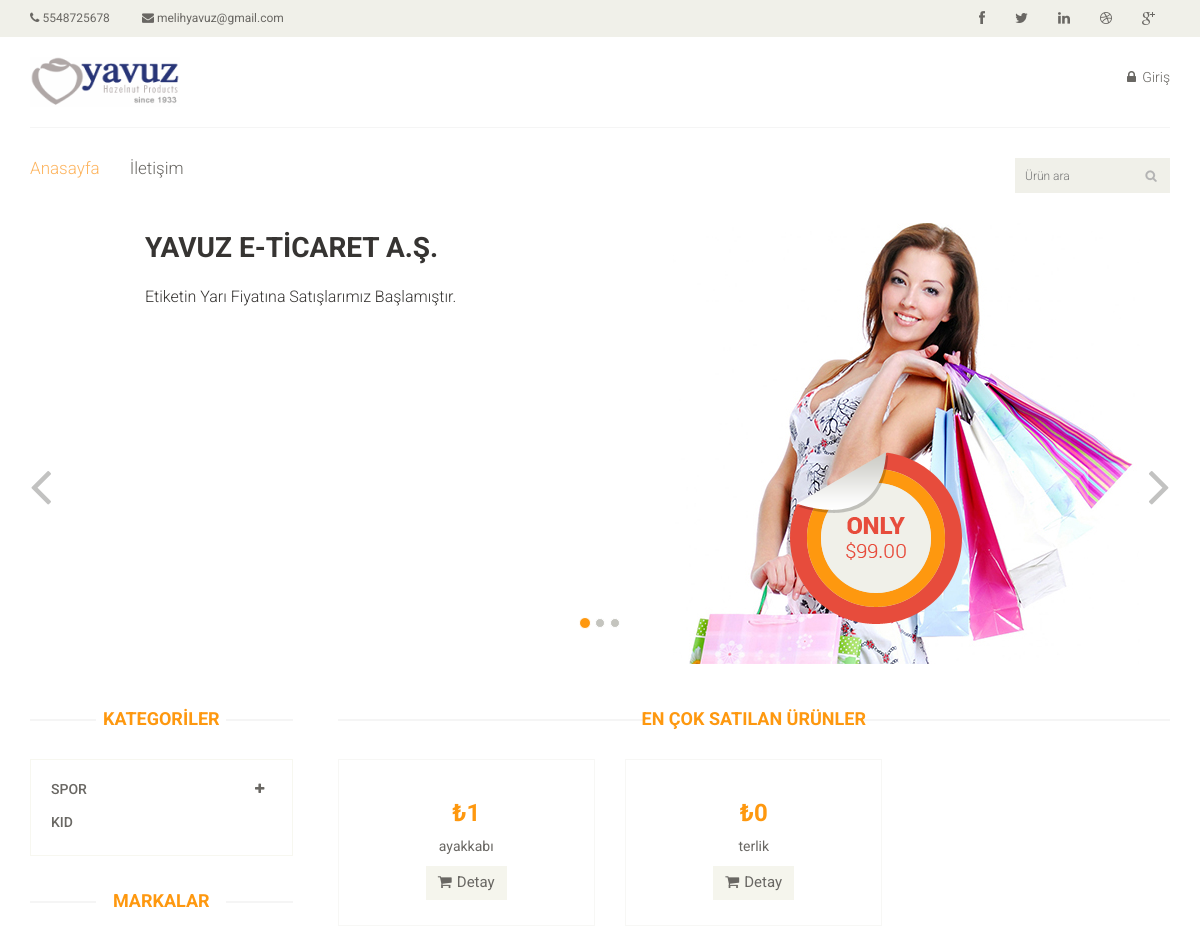
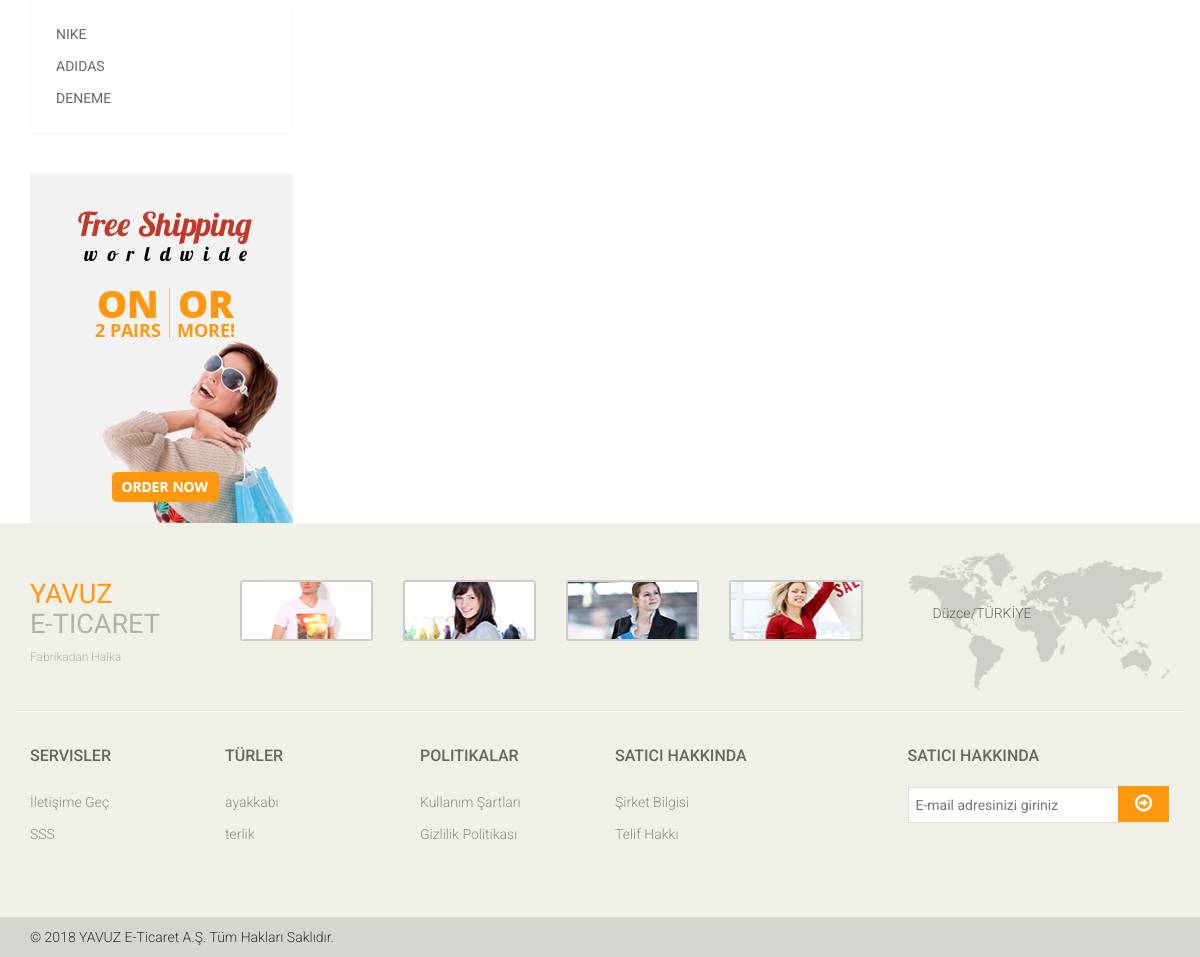
Before: / with the older database file (2 pictures, top to bottom).
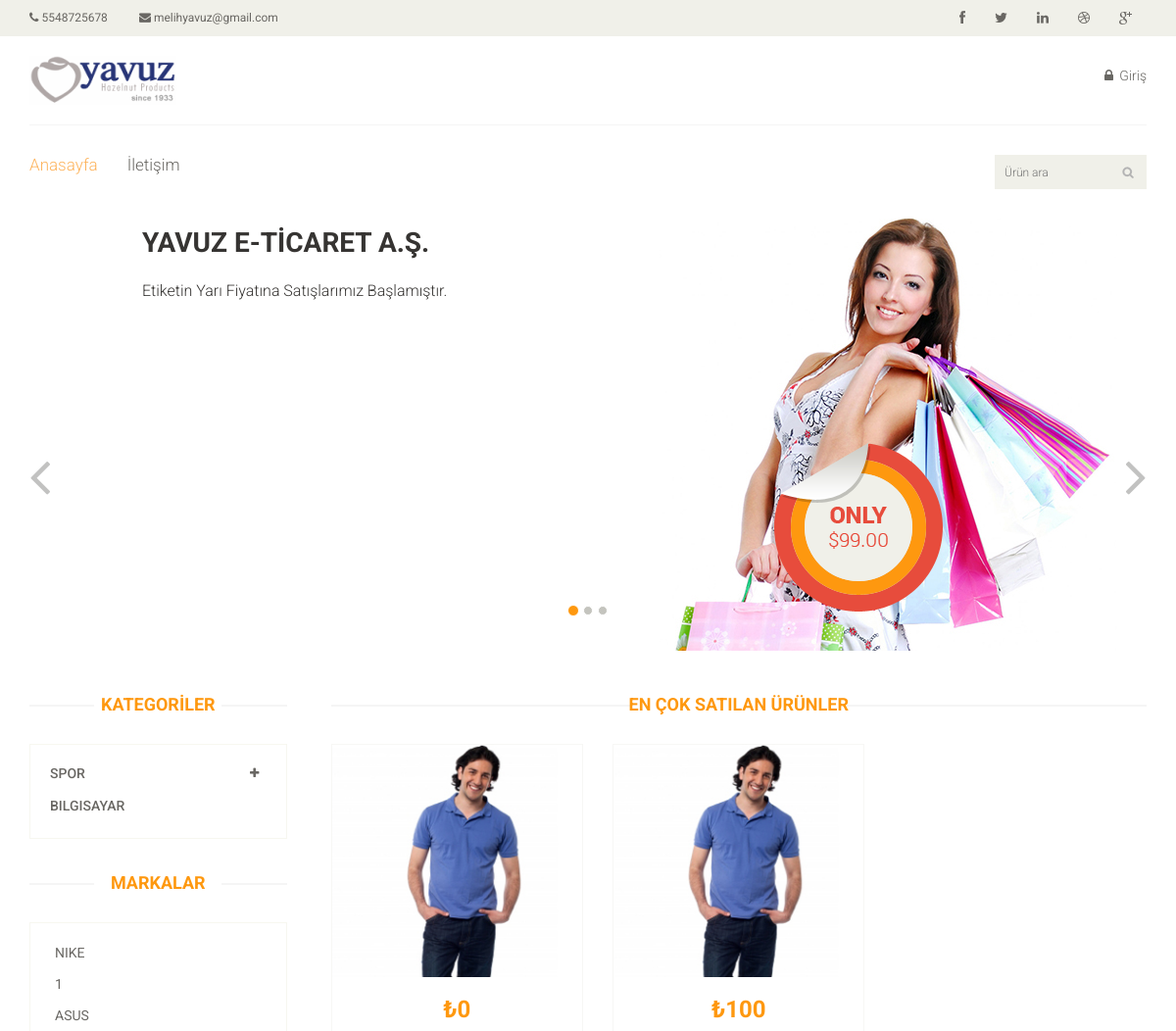
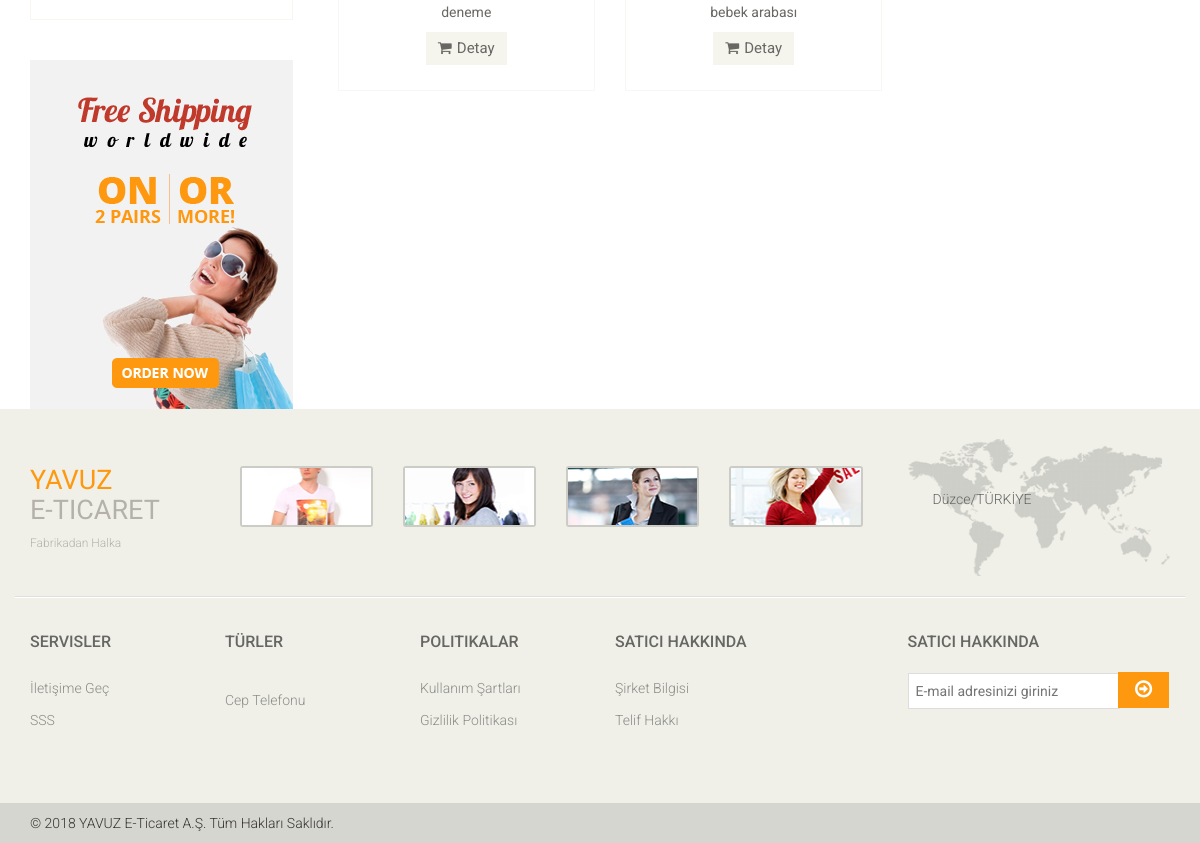
After: the same page with the newer database file (2 pictures, top to bottom).
### tables this page shows
CREATE TABLE `brands` (
  `id` int(11) NOT NULL,
  `name` varchar(10) DEFAULT NULL,
  `category_id` int(11) DEFAULT NULL
);

CREATE TABLE `product` (
  `id` int(11) NOT NULL,
  `name` varchar(20) DEFAULT NULL,
  `price` int(11) DEFAULT NULL,
  `category_id` int(11) DEFAULT NULL,
  `brand_id` int(11) DEFAULT NULL,
  `sold` int(11) DEFAULT '0',
  `type` varchar(20) DEFAULT NULL,
  `image` text,
  `detail` varchar(101) DEFAULT NULL
);

### application/controllers/Site.php (called while the page is built, shortened)
<?php
class Site extends CI_Controller {
	function __construct(){
		$this->load->model('site_model');
	}
	public function index()
	{
		$data['categories'] = $this->site_model->categories();
		$data['brand_items'] = $this->site_model->brand_items();
		$data['category_brands'] = $this->site_model->category_brands();
		$data['types'] = $this->site_model->types();
		$data['products'] = $this->site_model->select_table('product');
		$data['brands'] = $this->site_model->select_table('brands');
		$data['content'] = "En çok Satılan Ürünler";
		$this->load->view('site', $data);
	}
}

### index.php (called while the page is built, shortened)
<?php
require_once BASEPATH.'core/CodeIgniter.php';

### application/models/Site_model.php (called while the page is built, shortened)
<?php
class Site_model extends ci_model
{
	function categories(){
		return $this->db->query("select count(category_id) as total_brand, categories.name as category_name from brands inner join categories on categories.id = brands.category_id group by brands.category_id")->result();
	}
	function types(){
		return $this->db->query("select * from product group by type limit 10")->result();
	}
	function select_table($table){
		return $this->db->query("select * from $table")->result();
	}
}

### application/views/category.php (the view, shortened to what this page needs)
<div class="col-sm-3">
					<div class="left-sidebar">
						<h2>KATEGORİLER</h2>
						<div class="panel-group category-products" id="accordian">
							<?php foreach ($categories as $category) :?>
								<?php if($category->total_brand > 1) :?>
							<div class="panel panel-default">
								<div class="panel-heading">
									<h4 class="panel-title">
										<a data-toggle="collapse" data-parent="#accordian" href="#sportswear">
											<span class="badge pull-right"><i class="fa fa-plus"></i></span>
											<?=$category->category_name?>
										</a>
									</h4>
								</div>
							</div>
						<?php else : ?>
							<div class="panel panel-default">
								<div class="panel-heading">
									<h4 class="panel-title"><a href="<?=site_url('site/filter/categories/'.$category->category_name)?>"><?=$category->category_name?></a></h4>
								</div>
							</div>
						<?php endif;?>
							<?php endforeach;?>
						</div>
						<div class="brands_products">
							<h2>Markalar</h2>
							<div class="brands-name">
								<ul class="nav nav-pills nav-stacked">
									<?php foreach ($brands as $brand) :?>
									<li><a href="<?=site_url('site/filter/brands/'.$brand->name)?>"> <?=$brand->name?></a></li>
								<?php endforeach;?>
								</ul>
							</div>
						</div>
						<div class="shipping text-center">
							<img src="<?=site_url('images/home/shipping.jpg')?>" alt="" />
						</div>
					</div>
				</div>

### application/views/site.php (shortened to what this page needs)
<!DOCTYPE html>
<html lang="en">
<head>
    <link href="<?=site_url('css/bootstrap.min.css')?>" rel="stylesheet">
    <link href="<?=site_url('css/font-awesome.min.css')?>" rel="stylesheet">
    <link href="<?=site_url('css/prettyPhoto.css')?>" rel="stylesheet">
    <link href="<?=site_url('css/price-range.css')?>" rel="stylesheet">
    <link href="<?=site_url('css/animate.css')?>" rel="stylesheet">
	<link href="<?=site_url('css/main.css')?>" rel="stylesheet">
	<link href="<?=site_url('css/responsive.css')?>" rel="stylesheet">
</head>
<body>
	<?php $this->load->view('header')?>
	<?php $this->load->view('slider')?>
	<section>
		<div class="container">
			<div class="row">
				<?php $this->load->view('category')?>
				<?php $this->load->view('features')?>
			</div>
		</div>
	</section>
	<?php $this->load->view('footer')?>
</body>
</html>

### application/views/header.php (shortened to what this page needs)
<header id="header">
		<div class="header_top">
			<div class="container">
				<div class="row">
					<div class="col-sm-6">
						<div class="contactinfo">
							<ul class="nav nav-pills">
								<li><a href="#"><i class="fa fa-phone"></i>  <?=TELNO?></a></li>
								<li><a href="#"><i class="fa fa-envelope"></i>  <?=EMAIL?></a></li>
							</ul>
						</div>
					</div>
					<div class="col-sm-6">
						<div class="social-icons pull-right">
							<ul class="nav navbar-nav">
								<li><a href="#"><i class="fa fa-facebook"></i></a></li>
								<li><a href="#"><i class="fa fa-twitter"></i></a></li>
								<li><a href="#"><i class="fa fa-linkedin"></i></a></li>
								<li><a href="#"><i class="fa fa-dribbble"></i></a></li>
								<li><a href="#"><i class="fa fa-google-plus"></i></a></li>
							</ul>
						</div>
					</div>
				</div>
			</div>
		</div>
		<div class="header-middle">
			<div class="container">
				<div class="row">
					<div class="col-sm-4">
						<div class="logo pull-left">
							<a href="<?=site_url()?>"><img src="<?=site_url('images/home/logo.gif')?>" alt="" /></a>
						</div>
					</div>
					<div class="col-sm-8">
						<div class="shop-menu pull-right">
							<ul class="nav navbar-nav">
								<?php if($_SESSION['user'] == null) : ?>
								<li><a href="<?=site_url('site/page/login')?>"><i class="fa fa-lock"></i> Giriş</a></li>
								<?php endif; ?>
							</ul>
						</div>
					</div>
				</div>
			</div>
		</div>
		<div class="header-bottom">
			<div class="container">
				<div class="row">
					<div class="col-sm-9">
						<div class="mainmenu pull-left">
							<ul class="nav navbar-nav collapse navbar-collapse">
								<li><a href="<?=site_url()?>" class="active">Anasayfa</a></li>
								<li><a href="<?=site_url('site/page/contact')?>">İletişim</a></li>
							</ul>
						</div>
					</div>
					<div class="col-sm-3">
						<form action="<?=site_url('site/search')?>" method="post">
						<div class="search_box pull-right">
							<input type="text" name="searchkey" placeholder="Ürün ara"/>
						</div>
					</form>
					</div>
				</div>
			</div>
		</div>
	</header>

### application/views/slider.php (shortened to what this page needs)
<section id="slider">
		<div class="container">
			<div class="row">
				<div class="col-sm-12">
					<div id="slider-carousel" class="carousel slide" data-ride="carousel">
						<ol class="carousel-indicators">
							<li data-target="#slider-carousel" data-slide-to="0" class="active"></li>
							<li data-target="#slider-carousel" data-slide-to="1"></li>
							<li data-target="#slider-carousel" data-slide-to="2"></li>
						</ol>
						<div class="carousel-inner">
							<div class="item active">
								<div class="col-sm-6">
									<h2>YAVUZ E-TİCARET A.Ş.</h2>
									<p>Etiketin Yarı Fiyatına Satışlarımız Başlamıştır. </p>
								</div>
								<div class="col-sm-6">
									<img src="images/home/girl1.jpg" class="girl img-responsive" alt="" />
									<img src="images/home/pricing.png"  class="pricing" alt="" />
								</div>
							</div>
						</div>
						<a href="#slider-carousel" class="left control-carousel hidden-xs" data-slide="prev">
							<i class="fa fa-angle-left"></i>
						</a>
						<a href="#slider-carousel" class="right control-carousel hidden-xs" data-slide="next">
							<i class="fa fa-angle-right"></i>
						</a>
					</div>
				</div>
			</div>
		</div>
	</section>

### application/views/features.php (shortened to what this page needs)
<div class="col-sm-9 padding-right">
					<div class="features_items">
						<h2 class="title text-center"><?=$content?></h2>
						<?php if($products):?>
							<?php foreach ($products as $product) :?>
						<div class="col-sm-4">
							<div class="product-image-wrapper">
								<div class="single-products1">
										<div class="productinfo text-center">
											<img src="<?=site_url('images/'.$product->image)?>" alt="" />
											<h2>₺<?=$product->price?></h2>
											<p><?=$product->name?></p>
											<a href="<?=site_url('site/product_detail/'.$product->id)?>" class="btn btn-default add-to-cart"><i class="fa fa-shopping-cart"></i>Detay</a>
										</div>
								</div>
							</div>
						</div>
						<?php endforeach;?>
								<?php endif;?>
					</div>
				</div>

### application/views/footer.php (shortened to what this page needs)
<footer id="footer">
		<div class="footer-top">
			<div class="container">
				<div class="row">
					<div class="col-sm-2">
						<div class="companyinfo">
							<h2><span>YAVUZ</span><br>E-ticaret</h2>
							<p>Fabrikadan Halka</p>
						</div>
					</div>
					<div class="col-sm-7">
						<div class="col-sm-3">
							<div class="video-gallery text-center">
								<a href="#">
									<div class="iframe-img">
										<img src="<?=site_url('images/home/iframe1.png')?>" alt="" />
									</div>
								</a>
							</div>
						</div>
						<div class="col-sm-3">
							<div class="video-gallery text-center">
								<a href="#">
									<div class="iframe-img">
										<img src="<?=site_url('images/home/iframe2.png')?>" alt="" />
									</div>
								</a>
							</div>
						</div>
						<div class="col-sm-3">
							<div class="video-gallery text-center">
								<a href="#">
									<div class="iframe-img">
										<img src="<?=site_url('images/home/iframe3.png')?>" alt="" />
									</div>
								</a>
							</div>
						</div>
						<div class="col-sm-3">
							<div class="video-gallery text-center">
								<a href="#">
									<div class="iframe-img">
										<img src="<?=site_url('images/home/iframe4.png')?>" alt="" />
									</div>
								</a>
							</div>
						</div>
					</div>
					<div class="col-sm-3">
						<div class="address">
							<img src="images/home/map.png" alt="" />
							<p>Düzce/TÜRKİYE</p>
						</div>
					</div>
				</div>
			</div>
		</div>
		<div class="footer-widget">
			<div class="container">
				<div class="row">
					<div class="col-sm-2">
						<div class="single-widget">
							<h2>Servisler</h2>
							<ul class="nav nav-pills nav-stacked">
								<li><a href="#">İletişime Geç</a></li>
								<li><a href="#">SSS</a></li>
							</ul>
						</div>
					</div>
					<div class="col-sm-2">
						<div class="single-widget">
							<h2>Türler</h2>
							<ul class="nav nav-pills nav-stacked">
								<?php foreach ($types as $type) :?>
								<li><a href="#"><?=$type->type?></a></li>
							<?php endforeach;?>
							</ul>
						</div>
					</div>
					<div class="col-sm-2">
						<div class="single-widget">
							<h2>Politikalar</h2>
							<ul class="nav nav-pills nav-stacked">
								<li><a href="#">Kullanım Şartları</a></li>
								<li><a href="#">Gizlilik Politikası</a></li>
							</ul>
						</div>
					</div>
					<div class="col-sm-2">
						<div class="single-widget">
							<h2>Satıcı Hakkında</h2>
							<ul class="nav nav-pills nav-stacked">
								<li><a href="#">Şirket Bilgisi</a></li>
								<li><a href="#">Telif Hakkı</a></li>
							</ul>
						</div>
					</div>
					<div class="col-sm-3 col-sm-offset-1">
						<div class="single-widget">
							<h2>Satıcı Hakkında</h2>
							<form action="#" class="searchform">
								<input type="text" placeholder="E-mail adresinizi giriniz" />
								<button type="submit" class="btn btn-default"><i class="fa fa-arrow-circle-o-right"></i></button>
							</form>
						</div>
					</div>
				</div>
			</div>
		</div>
		<div class="footer-bottom">
			<div class="container">
				<div class="row">
					<p class="pull-left">© 2018 YAVUZ E-Ticaret A.Ş. Tüm Hakları Saklıdır.</p>
				</div>
			</div>
		</div>
	</footer>

Changed rows visible on the page:
removed brands: name "DENEME"
removed product: price "1", name "ayakkabı", type "ayakkabı"
removed product: price "0", name "terlik", type "terlik"
changed brands (number 2 of 3 on the later page): name "ADIDAS" → "1"
added brands: name "ASUS"
added product: image (picture), price "0", name "deneme", type "Cep Telefonu"
added product: image (picture), price "100", name "bebek arabası"
Other visible differences:
new list line: "BILGISAYAR"
list line gone: "KID"
